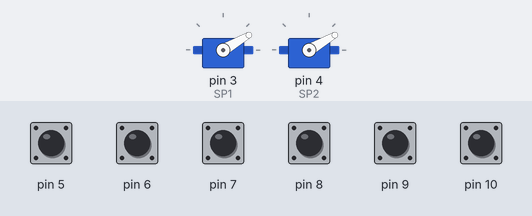
The sketch below on a simulated Arduino Uno, built with avr-gcc and run on an emulated ATmega328P. Parts: 2 × servo. Inputs (shaded band) come from the test bench; at power-on: pin 5–10 HIGH.

Above: at 0.1 s.
Timing chart, 0 to 1.6 s (numbered marks = the images above):
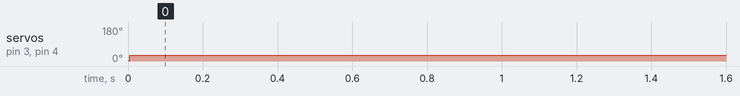

The sketch:

zweiServosSechsButtons.ino
```cpp
#include <Servo.h>
#include <OneButton.h>

// Definition der Pins für Servos
enum ServoPins {
  SP1 = 3,
  SP2 = 4
};

// Definition der Pins für Tasten
enum ButtonPins {
  BP1 = 5,
  BP2 = 6,
  BP3 = 7,
  BP4 = 8,
  BP5 = 9,
  BP6 = 10
};

// Definition der Sollwinkel
#define S1_ANGLE_30 30
#define S1_ANGLE_60 60
#define S2_ANGLE_30 30
#define S2_ANGLE_45 45
#define S2_ANGLE_60 60

// Definition der Anzahl der Zustände
#define NUM_STATES 6

// Definition der Zustände
enum States {
  Z1, Z2, Z3, Z4, Z5, Z6
};

// Definition der Sollwinkel-Arrays für Servos
const int servo1Angles[] = {S1_ANGLE_30, S1_ANGLE_60};
const int servo2Angles[] = {S2_ANGLE_30, S2_ANGLE_45, S2_ANGLE_60};

// Servo-Objekte erstellen
Servo servo1;
Servo servo2;

// Button-Objekte erstellen
OneButton buttons[NUM_STATES];

// Aktueller Zustand
States currentState = Z1;

// Globale Istwinkel der Servos
int currentServoAngles[] = {0, 0};

// Globale Sollwinkel der Servos
int targetServoAngles[] = {0, 0};

// Schrittgröße für die Servowinkeländerung
#define ANGLE_STEP 2

// Funktion zur Aktualisierung des Zustands
void updateState(States state) {
  currentState = state;
  switch (state) {
    case Z1:
      targetServoAngles[0] = servo1Angles[0];
      targetServoAngles[1] = servo2Angles[0];
      break;
    case Z2:
      targetServoAngles[0] = servo1Angles[0];
      targetServoAngles[1] = servo2Angles[1];
      break;
    case Z3:
      targetServoAngles[0] = servo1Angles[0];
      targetServoAngles[1] = servo2Angles[2];
      break;
    case Z4:
      targetServoAngles[0] = servo1Angles[1];
      targetServoAngles[1] = servo2Angles[0];
      break;
    case Z5:
      targetServoAngles[0] = servo1Angles[1];
      targetServoAngles[1] = servo2Angles[1];
      break;
    case Z6:
      targetServoAngles[0] = servo1Angles[1];
      targetServoAngles[1] = servo2Angles[2];
      break;
  }
}

// Funktion zur Aktualisierung der Servo-Winkel
void updateServoAngles() {
  for (int i = 0; i < 2; i++) {
    if (currentServoAngles[i] != targetServoAngles[i]) {
      int direction = currentServoAngles[i] < targetServoAngles[i] ? 1 : -1;
      currentServoAngles[i] = constrain(currentServoAngles[i] + direction * ANGLE_STEP, 0, 180);
      Servo& servo = (i == 0) ? servo1 : servo2;
      servo.write(currentServoAngles[i]);
    }
  }
}

// Funktion, die aufgerufen wird, wenn ein Button geklickt wird
void onButtonClick(void *state) {
  States s = *(States *)state;
  updateState(s);
}

void setup() {
  // Servos an den entsprechenden Pins befestigen
  servo1.attach(SP1);
  servo2.attach(SP2);

  // Buttons initialisieren
  for (int i = 0; i < NUM_STATES; i++) {
    buttons[i] = OneButton(i + BP1, true); // true für Input-Pullup
  }

  // Attach Click-Funktion für alle Buttons
  for (int i = 0; i < NUM_STATES; i++) {
    States state = (States)i; // Hier wird der aktuelle Zustand für diesen Button gespeichert
    buttons[i].attachClick(onButtonClick, &state);
  }

  // Anfangszustand einstellen
  updateState(currentState);
}

void loop() {
  // Buttons aktualisieren
  for (int i = 0; i < NUM_STATES; i++) {
    buttons[i].tick();
  }

  // Winkeländerung für die Servos
  updateServoAngles();
}
```

Measured:
- by itself, servo on pin 3 (SP1), servo on pin 4 (SP2): 2° → 30° at 0.00 s
